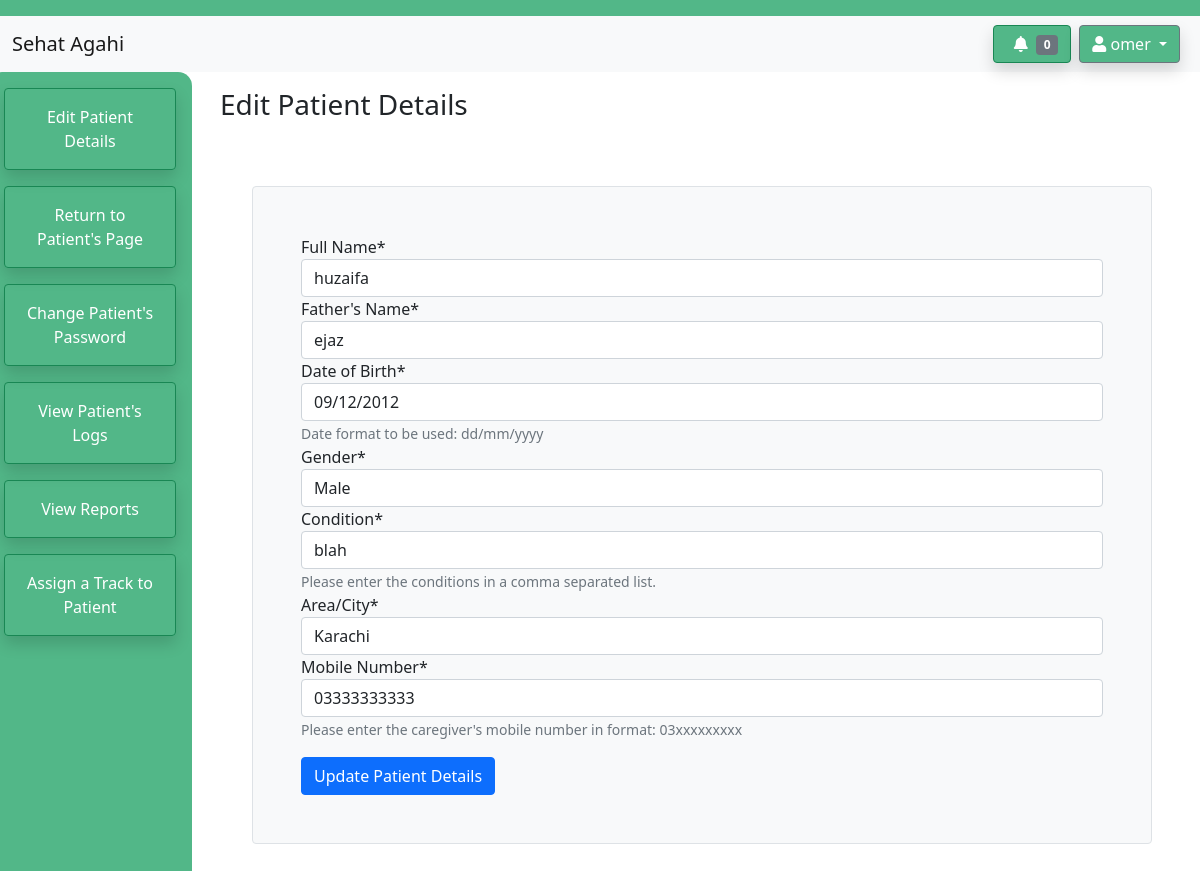
The page /sehatagahiapp/patient/2/edit (signed in) on the database as committed earlier.
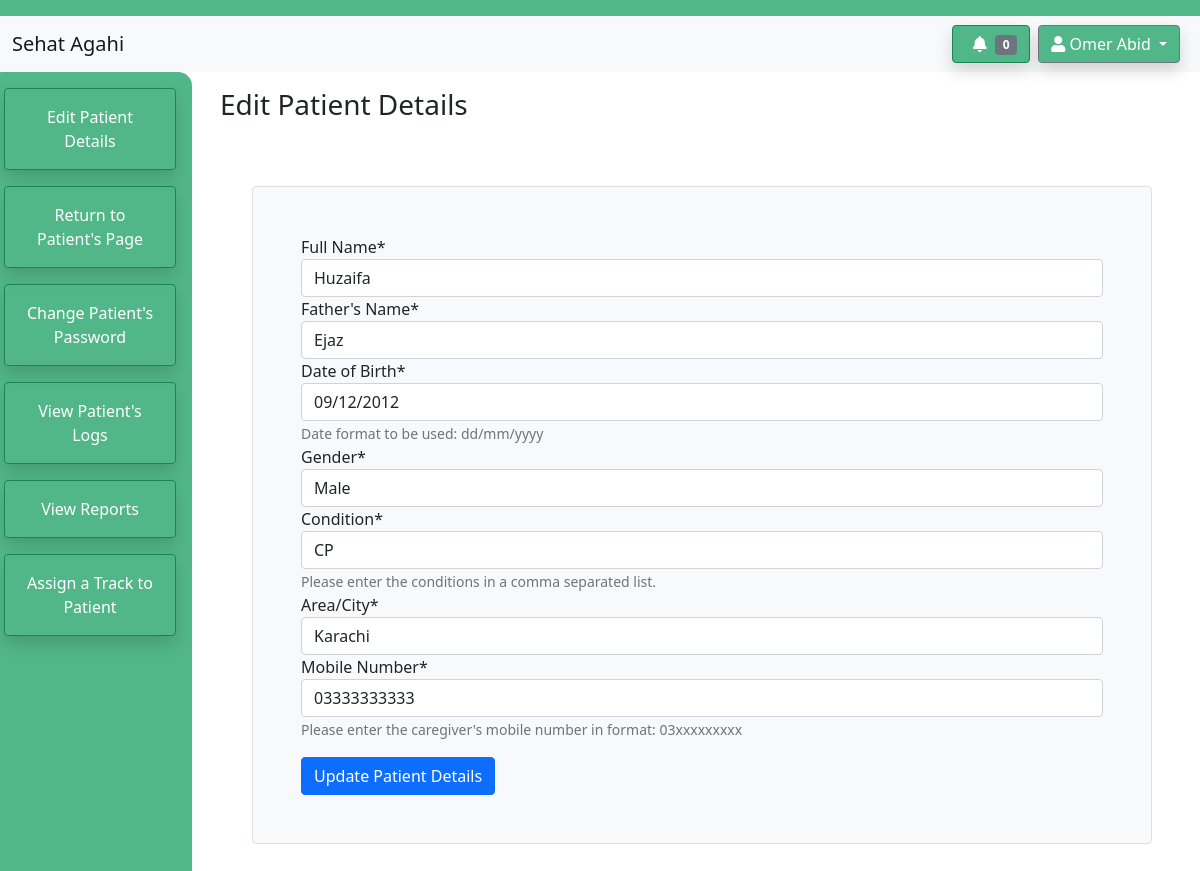
The same page on the database as committed later.
### sehatagahiapp/models.py (models this page shows, shortened)
class Therapist(models.Model):
    user = models.OneToOneField(User, on_delete=models.CASCADE)
    Name = models.CharField(max_length=64)
    MobileNumber = models.CharField(max_length=11)
    WorkEmail = models.CharField(max_length=64)
    SecurityQs1 = models.CharField(max_length=64)
    SecurityQs2 = models.CharField(max_length=64)
    def getMyPatients(self):
        allPatients = Patient.objects.all()
        myPatients = []
        for patient in allPatients:
            if patient.Therapist == self:
                myPatients.append(patient)
        return myPatients
    def getNumberOfUnreadLogs(self):
        patientList = self.getMyPatients()
        logs = PatientLog.objects.filter(user_ID__in=patientList,isRead = False)
        nUnreadLogs = logs.count()
        return nUnreadLogs

### sehatagahiapp/views.py (the view)
# urls.py: path("patient/<int:pk>/edit", views.editPatient, name="edit-patient"),
@login_required
def editPatient(request,pk):
    therapist = request.user.getTherapist()
    try:
        patient = Patient.objects.get(pk=pk, Therapist = therapist)
    except Patient.DoesNotExist:
        patient = None
    if patient == None:
        return HttpResponseRedirect(reverse('access-restricted'))
    if request.method == 'POST':
        form = PatientEditForm(request.POST)
        if form.is_valid():
            patient.Name = form.cleaned_data['name']
            patient.FatherName = form.cleaned_data['fatherName']
            patient.DOB = form.cleaned_data['dob']
            patient.Area = form.cleaned_data['area']
            patient.Gender = form.cleaned_data['gender']
            patient.MobileNumber = form.cleaned_data['mobileNumber']
            patient.ConditionTags = form.cleaned_data['condition']
            patient.save()
            context = {
                'form' : form,
                'name' : therapist.Name,
                'heading': 'Edit Patient Details',
                'sidebarOptions' : therapistPatientOptions,
                'patient': patient,
                'message' : "Patient Details has been successfully updated!"
            }
            return render(request,'sehatagahiapp/edit-patient.html', context)
    else:
        form = PatientEditForm(initial = {
            'name': patient.Name,
            'fatherName' : patient.FatherName,
            'dob' : patient.DOB,
            'area' : patient.Area,
            'gender' : patient.Gender,
            'mobileNumber' : patient.MobileNumber,
            'condition' : patient.ConditionTags
        })
    context = {
        'form' : form,
        'name' : therapist.Name,
        'heading': 'Edit Patient Details',
        'patient' : patient,
        'sidebarOptions' : therapistPatientOptions,
        'nUnread' : therapist.getNumberOfUnreadLogs()
    }
    return render(request, 'sehatagahiapp/edit-patient.html',context)

### sehatagahiapp/models.py (called while the page is built)
    def  getTherapist(self):
        if  self.is_therapist:
            allTherapists = Therapist.objects.all()
            for therapist in allTherapists:
                if therapist.user == self:
                    return therapist
            return None
        return None

### sehatagahiapp/templates/sehatagahiapp/edit-patient.html (shortened to what this page needs)
{% extends 'sehatagahiapp/dashboard-outline.html' %}
{% load crispy_forms_tags %}
{% block notification %}
    <a href="{% url 'view-unread-logs' %}"><button type="button" class="btn btn-success shadow" style="background-color: #52b788;">
        <i class="fas fa-bell px-2"></i><span class="badge bg-secondary">{{ nUnread }}</span>
    </button></a>
{% endblock %}
{% block sidebar %}
              {% for link, option in sidebarOptions.items %}
              <button class="btn btn-outline-success shadow p-3 mb-3" type="button"><a href="{% url link patient.pk %}" class="text-white text-decoration-none">{{option}}</a></button>
              {% endfor %}
{% endblock %}
{% block content %}
<div class="border rounded bg-light m-5 p-5">
<form action="{% url 'edit-patient' patient.pk %}" method="post">
    {{ form|crispy }}
    <button type="submit" class="btn btn-primary mt-3">Update Patient Details</button>
</form>
</div>
{% endblock %}

### sehatagahiapp/templates/sehatagahiapp/dashboard-outline.html (shortened to what this page needs)
<!doctype html>
<html lang="en">
  <head>
    <link href="https://cdn.jsdelivr.net/npm/bootstrap@5.0.0-beta3/dist/css/bootstrap.min.css" rel="stylesheet">
    <link rel="stylesheet" href="https://use.fontawesome.com/releases/v5.7.0/css/all.css">
    {% load static %}
    <link rel="stylesheet" href="{% static 'sehatagahiapp/make-track.js' %}">
  </head>
  <body>
      <nav class = "navbar" style="background-color: #52b788;" ></nav>
      <nav class = "navbar navbar-light bg-light">
        <div class="container-fluid">
        <a class="navbar-brand" href="{% url 'therapist-dashboard' %}">Sehat Agahi</a>
        <div class="d-flex flex-row">
        {% block notification %}
        {% endblock %}
        <div class="dropdown px-2">
            <a class="btn btn-secondary dropdown-toggle shadow" style="background-color: #52b788" href="#" role="button" id="dropdownMenuLink" data-bs-toggle="dropdown" aria-expanded="false">
               <i class="fas fa-user"></i> {{ name }}
            </a>
          </div>
        </div>
        </div>
      </nav>
      <div class="row">
      <nav class="nav navbar-expand-sm navbar-expand-md text-white p-3 col-sm-12 col-lg-2" style="background-color: #52b788; border-radius: 14px;">
          <div class="collapse navbar-collapse" id="navbarSupportedContent">
          <ul class="nav nav-pills flex-column mb-auto">
              {% block sidebar %}
              {% endblock %}
          </ul>
        </div>
    </nav>
    <div class="col-sm-12 col-lg-10">
        <h3 class="p-3">{{ heading }}</h3>
        {% block content %}
        {% endblock %}
    </div>
    </div>
 </body>
</html>

Rows that differ between the two databases and show on the page:
changed Therapist: Name "omer" → "Omer Abid"
Other text that changed with them:
form field name: "huzaifa" → "Huzaifa"
form field fatherName: "ejaz" → "Ejaz"
form field condition: "blah" → "CP"
